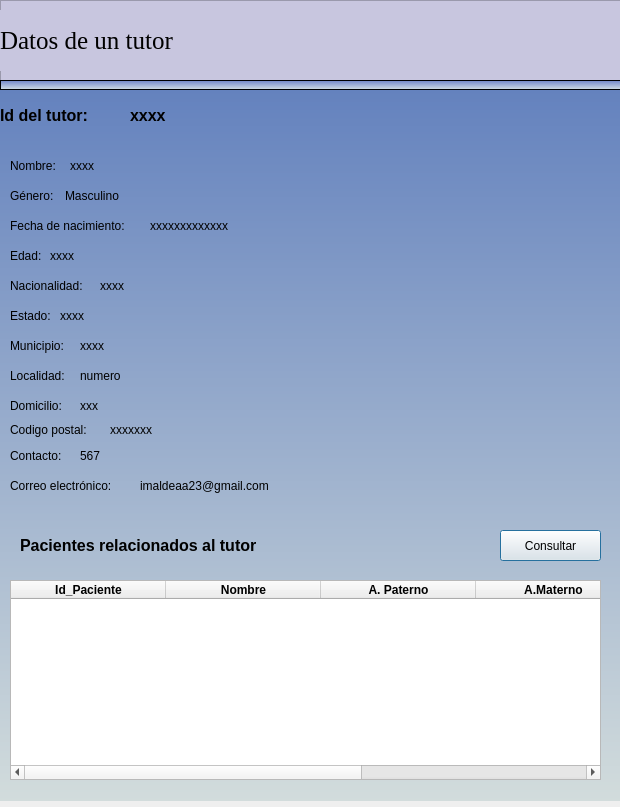
<?xml version="1.0" encoding="UTF-8"?>
<ui version="4.0">
 <class>ConsultarTutorSelec</class>
 <widget class="QDialog" name="ConsultarTutorSelec">
  <property name="geometry">
   <rect>
    <x>0</x>
    <y>0</y>
    <width>620</width>
    <height>807</height>
   </rect>
  </property>
  <property name="windowTitle">
   <string>Tutor Selecionado</string>
  </property>
  <widget class="QLabel" name="label">
   <property name="geometry">
    <rect>
     <x>0</x>
     <y>90</y>
     <width>251</width>
     <height>51</height>
    </rect>
   </property>
   <property name="font">
    <font>
     <pointsize>12</pointsize>
     <weight>75</weight>
     <bold>true</bold>
    </font>
   </property>
   <property name="text">
    <string>Id del tutor:  </string>
   </property>
  </widget>
  <widget class="QLabel" name="lb1">
   <property name="geometry">
    <rect>
     <x>10</x>
     <y>150</y>
     <width>51</width>
     <height>31</height>
    </rect>
   </property>
   <property name="styleSheet">
    <string notr="true">font: 87 8pt &quot;Segoe UI Black&quot;;</string>
   </property>
   <property name="text">
    <string>Nombre:</string>
   </property>
  </widget>
  <widget class="QLabel" name="label_4">
   <property name="geometry">
    <rect>
     <x>10</x>
     <y>210</y>
     <width>151</width>
     <height>31</height>
    </rect>
   </property>
   <property name="styleSheet">
    <string notr="true">font: 87 8pt &quot;Segoe UI Black&quot;;</string>
   </property>
   <property name="text">
    <string>Fecha de nacimiento:</string>
   </property>
  </widget>
  <widget class="QLabel" name="lb12">
   <property name="geometry">
    <rect>
     <x>10</x>
     <y>390</y>
     <width>81</width>
     <height>31</height>
    </rect>
   </property>
   <property name="styleSheet">
    <string notr="true">font: 87 8pt &quot;Segoe UI Black&quot;;</string>
   </property>
   <property name="text">
    <string>Domicilio:</string>
   </property>
  </widget>
  <widget class="QLabel" name="lbDomicilio">
   <property name="geometry">
    <rect>
     <x>80</x>
     <y>390</y>
     <width>211</width>
     <height>31</height>
    </rect>
   </property>
   <property name="text">
    <string>xxx</string>
   </property>
  </widget>
  <widget class="QLabel" name="lbCorreo">
   <property name="geometry">
    <rect>
     <x>140</x>
     <y>470</y>
     <width>141</width>
     <height>31</height>
    </rect>
   </property>
   <property name="text">
    <string>imaldeaa23@gmail.com</string>
   </property>
  </widget>
  <widget class="QLabel" name="lbGenero">
   <property name="geometry">
    <rect>
     <x>65</x>
     <y>180</y>
     <width>91</width>
     <height>31</height>
    </rect>
   </property>
   <property name="text">
    <string>Masculino</string>
   </property>
  </widget>
  <widget class="QLabel" name="lbNombre">
   <property name="geometry">
    <rect>
     <x>70</x>
     <y>150</y>
     <width>181</width>
     <height>31</height>
    </rect>
   </property>
   <property name="text">
    <string>xxxx</string>
   </property>
  </widget>
  <widget class="QLabel" name="lbFechaNaimiento">
   <property name="geometry">
    <rect>
     <x>150</x>
     <y>210</y>
     <width>111</width>
     <height>31</height>
    </rect>
   </property>
   <property name="text">
    <string>xxxxxxxxxxxxx</string>
   </property>
  </widget>
  <widget class="QLabel" name="lbLocalida">
   <property name="geometry">
    <rect>
     <x>80</x>
     <y>360</y>
     <width>71</width>
     <height>31</height>
    </rect>
   </property>
   <property name="text">
    <string>numero</string>
   </property>
  </widget>
  <widget class="QLabel" name="lLocalidad">
   <property name="geometry">
    <rect>
     <x>10</x>
     <y>360</y>
     <width>71</width>
     <height>31</height>
    </rect>
   </property>
   <property name="styleSheet">
    <string notr="true">font: 87 8pt &quot;Segoe UI Black&quot;;</string>
   </property>
   <property name="text">
    <string>Localidad:</string>
   </property>
  </widget>
  <widget class="QLabel" name="label_8">
   <property name="geometry">
    <rect>
     <x>0</x>
     <y>90</y>
     <width>621</width>
     <height>711</height>
    </rect>
   </property>
   <property name="minimumSize">
    <size>
     <width>100</width>
     <height>100</height>
    </size>
   </property>
   <property name="styleSheet">
    <string notr="true">background-color: qlineargradient(spread:pad, x1:0, y1:1, x2:0, y2:0, stop:0 rgba(210, 220, 220), stop:1 rgba(100, 130, 190));

</string>
   </property>
   <property name="text">
    <string/>
   </property>
  </widget>
  <widget class="QFrame" name="frame">
   <property name="geometry">
    <rect>
     <x>0</x>
     <y>0</y>
     <width>621</width>
     <height>81</height>
    </rect>
   </property>
   <property name="styleSheet">
    <string notr="true">background-color: rgb(200, 198, 223);</string>
   </property>
   <property name="frameShape">
    <enum>QFrame::StyledPanel</enum>
   </property>
   <property name="frameShadow">
    <enum>QFrame::Raised</enum>
   </property>
   <widget class="QLabel" name="label_3">
    <property name="geometry">
     <rect>
      <x>0</x>
      <y>10</y>
      <width>301</width>
      <height>61</height>
     </rect>
    </property>
    <property name="font">
     <font>
      <family>Times New Roman</family>
      <pointsize>19</pointsize>
      <weight>9</weight>
      <italic>false</italic>
      <bold>false</bold>
     </font>
    </property>
    <property name="styleSheet">
     <string notr="true">
font: 75 19pt &quot;Times New Roman&quot;;</string>
    </property>
    <property name="text">
     <string>Datos de un tutor</string>
    </property>
   </widget>
   <widget class="QLabel" name="label_23">
    <property name="geometry">
     <rect>
      <x>540</x>
      <y>10</y>
      <width>71</width>
      <height>71</height>
     </rect>
    </property>
    <property name="font">
     <font>
      <pointsize>10</pointsize>
     </font>
    </property>
    <property name="styleSheet">
     <string notr="true">image: url(:/newPrefix/familia.png);</string>
    </property>
    <property name="text">
     <string/>
    </property>
   </widget>
  </widget>
  <widget class="QFrame" name="frame_2">
   <property name="geometry">
    <rect>
     <x>0</x>
     <y>80</y>
     <width>621</width>
     <height>10</height>
    </rect>
   </property>
   <property name="maximumSize">
    <size>
     <width>16777215</width>
     <height>14</height>
    </size>
   </property>
   <property name="styleSheet">
    <string notr="true">background-color: qlineargradient(spread:pad, x1:0, y1:1, x2:0, y2:0, stop:0 rgba(214, 225, 229), stop:1 rgba(109, 130, 198));
</string>
   </property>
   <property name="frameShape">
    <enum>QFrame::StyledPanel</enum>
   </property>
   <property name="frameShadow">
    <enum>QFrame::Raised</enum>
   </property>
  </widget>
  <widget class="QLabel" name="lb9">
   <property name="geometry">
    <rect>
     <x>10</x>
     <y>300</y>
     <width>141</width>
     <height>31</height>
    </rect>
   </property>
   <property name="styleSheet">
    <string notr="true">font: 87 8pt &quot;Segoe UI Black&quot;;</string>
   </property>
   <property name="text">
    <string>Estado:</string>
   </property>
  </widget>
  <widget class="QLabel" name="lb10">
   <property name="geometry">
    <rect>
     <x>10</x>
     <y>330</y>
     <width>141</width>
     <height>31</height>
    </rect>
   </property>
   <property name="styleSheet">
    <string notr="true">font: 87 8pt &quot;Segoe UI Black&quot;;</string>
   </property>
   <property name="text">
    <string>Municipio:</string>
   </property>
  </widget>
  <widget class="QLabel" name="lb8_2">
   <property name="geometry">
    <rect>
     <x>10</x>
     <y>270</y>
     <width>141</width>
     <height>31</height>
    </rect>
   </property>
   <property name="styleSheet">
    <string notr="true">font: 87 8pt &quot;Segoe UI Black&quot;;</string>
   </property>
   <property name="text">
    <string>Nacionalidad:</string>
   </property>
  </widget>
  <widget class="QLabel" name="lb13">
   <property name="geometry">
    <rect>
     <x>10</x>
     <y>420</y>
     <width>91</width>
     <height>20</height>
    </rect>
   </property>
   <property name="styleSheet">
    <string notr="true">font: 87 8pt &quot;Segoe UI Black&quot;;</string>
   </property>
   <property name="text">
    <string>Codigo postal:</string>
   </property>
  </widget>
  <widget class="QLabel" name="lb14">
   <property name="geometry">
    <rect>
     <x>10</x>
     <y>470</y>
     <width>151</width>
     <height>31</height>
    </rect>
   </property>
   <property name="styleSheet">
    <string notr="true">font: 87 8pt &quot;Segoe UI Black&quot;;</string>
   </property>
   <property name="text">
    <string>Correo electrónico:</string>
   </property>
  </widget>
  <widget class="QLabel" name="lbEdad">
   <property name="geometry">
    <rect>
     <x>50</x>
     <y>240</y>
     <width>71</width>
     <height>31</height>
    </rect>
   </property>
   <property name="text">
    <string>xxxx</string>
   </property>
  </widget>
  <widget class="QLabel" name="lbEstado">
   <property name="geometry">
    <rect>
     <x>60</x>
     <y>300</y>
     <width>171</width>
     <height>31</height>
    </rect>
   </property>
   <property name="text">
    <string>xxxx</string>
   </property>
  </widget>
  <widget class="QLabel" name="lbNacionalidad">
   <property name="geometry">
    <rect>
     <x>100</x>
     <y>270</y>
     <width>91</width>
     <height>31</height>
    </rect>
   </property>
   <property name="text">
    <string>xxxx</string>
   </property>
  </widget>
  <widget class="QLabel" name="lbMunicipio">
   <property name="geometry">
    <rect>
     <x>80</x>
     <y>330</y>
     <width>171</width>
     <height>31</height>
    </rect>
   </property>
   <property name="text">
    <string>xxxx</string>
   </property>
  </widget>
  <widget class="QLabel" name="lb8">
   <property name="geometry">
    <rect>
     <x>10</x>
     <y>240</y>
     <width>51</width>
     <height>31</height>
    </rect>
   </property>
   <property name="styleSheet">
    <string notr="true">font: 87 8pt &quot;Segoe UI Black&quot;;</string>
   </property>
   <property name="text">
    <string>Edad:</string>
   </property>
  </widget>
  <widget class="QLabel" name="label_2">
   <property name="geometry">
    <rect>
     <x>20</x>
     <y>520</y>
     <width>521</width>
     <height>51</height>
    </rect>
   </property>
   <property name="font">
    <font>
     <pointsize>12</pointsize>
     <weight>75</weight>
     <bold>true</bold>
    </font>
   </property>
   <property name="text">
    <string>Pacientes relacionados al tutor </string>
   </property>
  </widget>
  <widget class="QLabel" name="lbUsuario">
   <property name="geometry">
    <rect>
     <x>130</x>
     <y>90</y>
     <width>251</width>
     <height>51</height>
    </rect>
   </property>
   <property name="font">
    <font>
     <pointsize>12</pointsize>
     <weight>75</weight>
     <bold>true</bold>
    </font>
   </property>
   <property name="text">
    <string>xxxx</string>
   </property>
  </widget>
  <widget class="QLabel" name="lbContacto">
   <property name="geometry">
    <rect>
     <x>110</x>
     <y>420</y>
     <width>81</width>
     <height>20</height>
    </rect>
   </property>
   <property name="styleSheet">
    <string notr="true"/>
   </property>
   <property name="text">
    <string>xxxxxxx</string>
   </property>
  </widget>
  <widget class="QLabel" name="lb14_2">
   <property name="geometry">
    <rect>
     <x>10</x>
     <y>440</y>
     <width>91</width>
     <height>31</height>
    </rect>
   </property>
   <property name="styleSheet">
    <string notr="true">font: 87 8pt &quot;Segoe UI Black&quot;;</string>
   </property>
   <property name="text">
    <string>Contacto:</string>
   </property>
  </widget>
  <widget class="QLabel" name="lbCodPostal">
   <property name="geometry">
    <rect>
     <x>80</x>
     <y>440</y>
     <width>141</width>
     <height>31</height>
    </rect>
   </property>
   <property name="text">
    <string>567</string>
   </property>
  </widget>
  <widget class="QLabel" name="lbgen">
   <property name="geometry">
    <rect>
     <x>10</x>
     <y>180</y>
     <width>51</width>
     <height>31</height>
    </rect>
   </property>
   <property name="styleSheet">
    <string notr="true">font: 87 8pt &quot;Segoe UI Black&quot;;</string>
   </property>
   <property name="text">
    <string>Género:</string>
   </property>
  </widget>
  <widget class="QPushButton" name="pushButton">
   <property name="geometry">
    <rect>
     <x>500</x>
     <y>530</y>
     <width>101</width>
     <height>31</height>
    </rect>
   </property>
   <property name="text">
    <string>Consultar</string>
   </property>
  </widget>
  <widget class="QTableWidget" name="tableView_2">
   <property name="geometry">
    <rect>
     <x>10</x>
     <y>580</y>
     <width>591</width>
     <height>200</height>
    </rect>
   </property>
   <property name="minimumSize">
    <size>
     <width>200</width>
     <height>200</height>
    </size>
   </property>
   <property name="focusPolicy">
    <enum>Qt::NoFocus</enum>
   </property>
   <property name="editTriggers">
    <set>QAbstractItemView::NoEditTriggers</set>
   </property>
   <property name="dragEnabled">
    <bool>false</bool>
   </property>
   <property name="rowCount">
    <number>0</number>
   </property>
   <property name="columnCount">
    <number>5</number>
   </property>
   <attribute name="horizontalHeaderDefaultSectionSize">
    <number>155</number>
   </attribute>
   <column>
    <property name="text">
     <string>Id_Paciente</string>
    </property>
    <property name="font">
     <font>
      <weight>75</weight>
      <bold>true</bold>
     </font>
    </property>
   </column>
   <column>
    <property name="text">
     <string>Nombre</string>
    </property>
    <property name="font">
     <font>
      <weight>75</weight>
      <bold>true</bold>
     </font>
    </property>
    <property name="textAlignment">
     <set>AlignCenter</set>
    </property>
    <property name="background">
     <color>
      <red>85</red>
      <green>255</green>
      <blue>127</blue>
     </color>
    </property>
   </column>
   <column>
    <property name="text">
     <string>A. Paterno</string>
    </property>
    <property name="font">
     <font>
      <weight>75</weight>
      <bold>true</bold>
     </font>
    </property>
    <property name="textAlignment">
     <set>AlignCenter</set>
    </property>
    <property name="background">
     <color>
      <red>255</red>
      <green>248</green>
      <blue>53</blue>
     </color>
    </property>
   </column>
   <column>
    <property name="text">
     <string>A.Materno</string>
    </property>
    <property name="font">
     <font>
      <weight>75</weight>
      <bold>true</bold>
     </font>
    </property>
    <property name="textAlignment">
     <set>AlignCenter</set>
    </property>
    <property name="background">
     <color>
      <red>0</red>
      <green>170</green>
      <blue>127</blue>
     </color>
    </property>
   </column>
   <column>
    <property name="text">
     <string>Fecha de Nacimiento</string>
    </property>
    <property name="font">
     <font>
      <weight>75</weight>
      <bold>true</bold>
     </font>
    </property>
    <property name="textAlignment">
     <set>AlignCenter</set>
    </property>
    <property name="background">
     <color>
      <red>255</red>
      <green>170</green>
      <blue>0</blue>
     </color>
    </property>
   </column>
  </widget>
  <zorder>label_8</zorder>
  <zorder>label</zorder>
  <zorder>lb1</zorder>
  <zorder>label_4</zorder>
  <zorder>lb12</zorder>
  <zorder>lbDomicilio</zorder>
  <zorder>lbCorreo</zorder>
  <zorder>lbGenero</zorder>
  <zorder>lbNombre</zorder>
  <zorder>lbFechaNaimiento</zorder>
  <zorder>lbLocalida</zorder>
  <zorder>lLocalidad</zorder>
  <zorder>frame</zorder>
  <zorder>frame_2</zorder>
  <zorder>lb9</zorder>
  <zorder>lb10</zorder>
  <zorder>lb8_2</zorder>
  <zorder>lb13</zorder>
  <zorder>lb14</zorder>
  <zorder>lbEdad</zorder>
  <zorder>lbEstado</zorder>
  <zorder>lbNacionalidad</zorder>
  <zorder>lbMunicipio</zorder>
  <zorder>lb8</zorder>
  <zorder>label_2</zorder>
  <zorder>lbUsuario</zorder>
  <zorder>lbContacto</zorder>
  <zorder>lb14_2</zorder>
  <zorder>lbCodPostal</zorder>
  <zorder>lbgen</zorder>
  <zorder>pushButton</zorder>
  <zorder>tableView_2</zorder>
 </widget>
 <resources>
  <include location="images/image.qrc"/>
 </resources>
 <connections/>
</ui>
